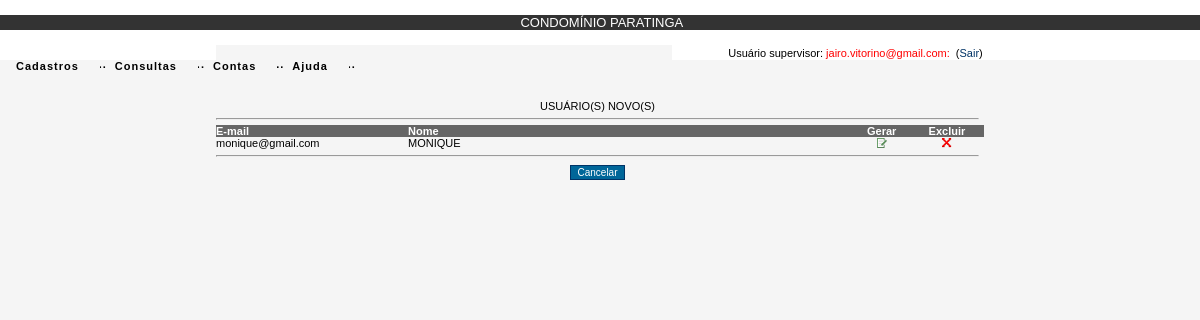
Before: /usuario_novo.php (signed in) with the older database file.
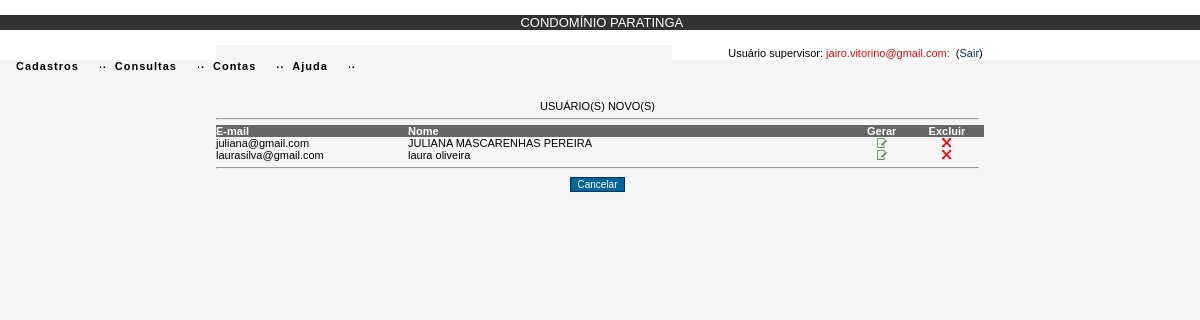
After: the same page with the newer database file.
### tables this page shows
CREATE TABLE IF NOT EXISTS `usuarios` (
  `id_usuario` int(11) NOT NULL AUTO_INCREMENT,
  `nm_usuario` varchar(50) NOT NULL,
  `nu_cpf` varchar(11) NOT NULL,
  `nm_login` varchar(50) NOT NULL,
  `nm_senha` varchar(60) NOT NULL,
  `st_usuario` int(11) NOT NULL,
  `nu_ip` varchar(50) NOT NULL,
  `id_sexo` varchar(1) NOT NULL,
  `nu_lote` varchar(2) NOT NULL,
  `nm_quadra` varchar(1) NOT NULL,
  `nu_telefone` varchar(20) NOT NULL,
  `id_status` int(11) NOT NULL DEFAULT '3',
  `dt_cadastro` date NOT NULL,
  PRIMARY KEY (`id_usuario`),
  KEY `id_status` (`id_status`)
);

### usuario_novo.php (the view, shortened to what this page needs)
<?php
 include "cabecalho/cabecalho.php";
 $login_paratinga = @$_SESSION['login_paratinga'];
 if ($login_paratinga){
?>
<html>
<head>
</head>
<link rel="stylesheet" href="css/textos.css" type="text/css">
<link rel="stylesheet" href="css/estilo.css" type="text/css">
<link rel="stylesheet" href="css/filadelfia.css" type="text/css">
<body bgcolor="#F5F5F5" onLoad="javascript:caixas()">
<form name="formulario" id="campo" method="post" action="controller/usuario_controller.php" onSubmit="valida_dados(this)">
  <table width="64%" border="0" cellspacing="0" cellpadding="0" align="center">
    <tr>
      <td colspan="5" class="labelCentro">&nbsp;</td>
    </tr>
    <tr>
      <td colspan="5" class="labelCentro">&nbsp;</td>
    </tr>
    <tr>
      <td colspan="5" class="labelCentro">USU&Aacute;RIO(S) NOVO(S)</td>
    </tr>
        <?php
	$sql = mysql_query("SELECT * FROM usuarios
	WHERE usuarios.id_status = 2 	");
	$row = mysql_num_rows($sql);
   ?>
    <tr>
      <td colspan="5" class="labelCentro"><hr></td>
    </tr>
    <?php
	if ( $row == 0 ){
	?>
    <tr>
      <td colspan="11" class="labelCentro"><font color="FF0000">Usu&aacute;rio(s) novo(s) não lançado(s)!!!</font></td>
    </tr>
    <?php } else {?>
    <tr bgcolor="#666666">
      <td width="25%" class="labelEsquerda"><strong><font color="#FFFFFF">E-mail</font></strong></td>
      <td width="58%" class="labelEsquerda"><strong><font color="#FFFFFF">Nome</font></strong><strong></strong><strong></strong><strong></strong><strong></strong></td>
      <td width="8%" class="labelCentro"><strong><font color="#FFFFFF">Gerar</font></strong></td>
      <td width="9%" class="labelCentro"><strong><font color="#FFFFFF">Excluir</font></strong></td>
    </tr>
    <?php
	for ( $i=0; $i < $row; $i++ ){
	$id_usuario = mysql_result($sql, $i, "id_usuario");
	$nm_usuario= mysql_result($sql, $i, "nm_usuario");
	$nm_login= mysql_result($sql, $i, "nm_login");
	?>
    <tr onMouseOver="move_i(this)" onMouseOut="move_o(this)">
      <td width="25%" class="labelEsquerda"><?php echo $nm_login;?></td>
      <td class="labelEsquerda"><?php echo $nm_usuario;?></td>
      <td width="8%" class="labelCentro"><a href="controller.php?gerarConta=gerarConta&email=<?php echo $nm_login;?>&nome=<?php echo $nm_usuario;?>"><img src="img/insert.gif" width="10" height="10"></a></td>
      <td width="9%" class="labelCentro"><a href="javascript:del('controller.php?excluirResponsavel=excluirResponsavel&id_responsavel=<?php echo $id_responsavel;?>&opcao=1&id_usuario=<?php echo $id_usuario;?>')"><img src="img/excluir2.gif" width="10" height="10"></a></td>
    </tr>
    <?php }?>
	 <?php }?>
    <tr>
      <td colspan="5" class="labelEsquerda"><hr></td>
    </tr>
    <tr>
      <td colspan="9" class="labelCentro"> <input name="volta" type="button" id="volta" value="Cancelar" onClick="javascript:cancelar('controller/cancela_controller.php?cancelarOperacao=cancelarOperacao')" />
      </td>
    </tr>
  </table>
</form>
</body>
<?php
} else {
 include "rodape/rodape.php";
 }
 ?>
</html>

Changed rows visible on the page:
removed usuarios: nm_login "monique@gmail.com", nm_usuario "MONIQUE"
added usuarios: nm_login "juliana@gmail.com", nm_usuario "JULIANA MASCARENHAS PEREIRA"
added usuarios: nm_login "laurasilva@gmail.com", nm_usuario "laura oliveira"
